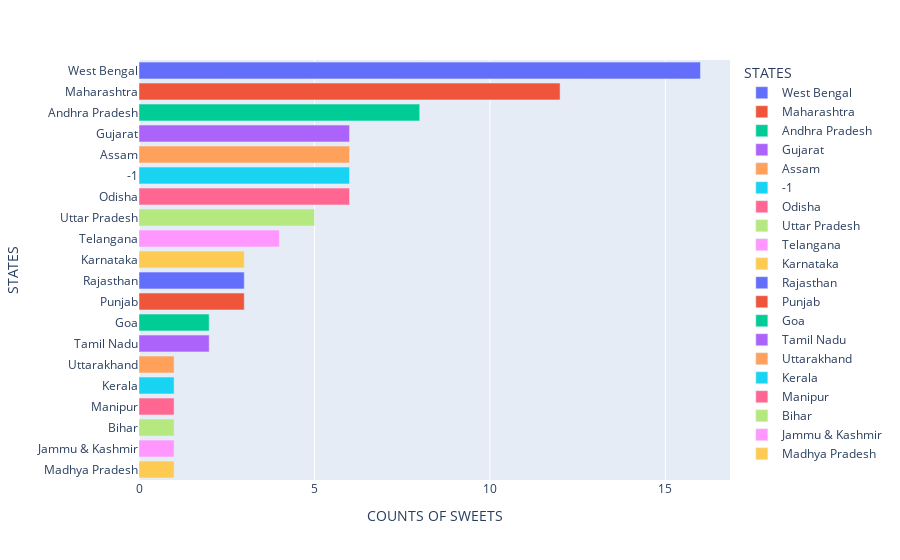

Source (notebook cell):
### Markdown cell above
Let's see which state is having the highest sweet lovers

### Code cell
state_region= x["state"].value_counts().reset_index()
state_region. columns=["State", 'Counts']

bar_plot = px.bar(state_region,y='State',x='Counts',
             orientation='h',color='State',
            labels={'State':'STATES','Counts':'COUNTS OF SWEETS'})
bar_plot.show()

### Figure 1 — Plotly figure (JSON) as saved in the notebook; plotly's stock layout.template omitted (floating-point values rounded to 4 significant figures)
{"data": [{"alignmentgroup": "True", "hovertemplate": "STATES=%{y}<br>COUNTS OF SWEETS=%{x}<extra></extra>", "legendgroup": "West Bengal", "marker": {"color": "#636efa"}, "name": "West Bengal", "offsetgroup": "West Bengal", "orientation": "h", "showlegend": true, "textposition": "auto", "type": "bar", "x": [16], "xaxis": "x", "y": ["West Bengal"], "yaxis": "y"}, {"alignmentgroup": "True", "hovertemplate": "STATES=%{y}<br>COUNTS OF SWEETS=%{x}<extra></extra>", "legendgroup": "Maharashtra", "marker": {"color": "#EF553B"}, "name": "Maharashtra", "offsetgroup": "Maharashtra", "orientation": "h", "showlegend": true, "textposition": "auto", "type": "bar", "x": [12], "xaxis": "x", "y": ["Maharashtra"], "yaxis": "y"}, {"alignmentgroup": "True", "hovertemplate": "STATES=%{y}<br>COUNTS OF SWEETS=%{x}<extra></extra>", "legendgroup": "Andhra Pradesh", "marker": {"color": "#00cc96"}, "name": "Andhra Pradesh", "offsetgroup": "Andhra Pradesh", "orientation": "h", "showlegend": true, "textposition": "auto", "type": "bar", "x": [8], "xaxis": "x", "y": ["Andhra Pradesh"], "yaxis": "y"}, {"alignmentgroup": "True", "hovertemplate": "STATES=%{y}<br>COUNTS OF SWEETS=%{x}<extra></extra>", "legendgroup": "Gujarat", "marker": {"color": "#ab63fa"}, "name": "Gujarat", "offsetgroup": "Gujarat", "orientation": "h", "showlegend": true, "textposition": "auto", "type": "bar", "x": [6], "xaxis": "x", "y": ["Gujarat"], "yaxis": "y"}, {"alignmentgroup": "True", "hovertemplate": "STATES=%{y}<br>COUNTS OF SWEETS=%{x}<extra></extra>", "legendgroup": "Assam", "marker": {"color": "#FFA15A"}, "name": "Assam", "offsetgroup": "Assam", "orientation": "h", "showlegend": true, "textposition": "auto", "type": "bar", "x": [6], "xaxis": "x", "y": ["Assam"], "yaxis": "y"}, {"alignmentgroup": "True", "hovertemplate": "STATES=%{y}<br>COUNTS OF SWEETS=%{x}<extra></extra>", "legendgroup": "-1", "marker": {"color": "#19d3f3"}, "name": "-1", "offsetgroup": "-1", "orientation": "h", "showlegend": true, "textposition": "auto", "type": "bar", "x": [6], "xaxis": "x", "y": ["-1"], "yaxis": "y"}, {"alignmentgroup": "True", "hovertemplate": "STATES=%{y}<br>COUNTS OF SWEETS=%{x}<extra></extra>", "legendgroup": "Odisha", "marker": {"color": "#FF6692"}, "name": "Odisha", "offsetgroup": "Odisha", "orientation": "h", "showlegend": true, "textposition": "auto", "type": "bar", "x": [6], "xaxis": "x", "y": ["Odisha"], "yaxis": "y"}, {"alignmentgroup": "True", "hovertemplate": "STATES=%{y}<br>COUNTS OF SWEETS=%{x}<extra></extra>", "legendgroup": "Uttar Pradesh", "marker": {"color": "#B6E880"}, "name": "Uttar Pradesh", "offsetgroup": "Uttar Pradesh", "orientation": "h", "showlegend": true, "textposition": "auto", "type": "bar", "x": [5], "xaxis": "x", "y": ["Uttar Pradesh"], "yaxis": "y"}, {"alignmentgroup": "True", "hovertemplate": "STATES=%{y}<br>COUNTS OF SWEETS=%{x}<extra></extra>", "legendgroup": "Telangana", "marker": {"color": "#FF97FF"}, "name": "Telangana", "offsetgroup": "Telangana", "orientation": "h", "showlegend": true, "textposition": "auto", "type": "bar", "x": [4], "xaxis": "x", "y": ["Telangana"], "yaxis": "y"}, {"alignmentgroup": "True", "hovertemplate": "STATES=%{y}<br>COUNTS OF SWEETS=%{x}<extra></extra>", "legendgroup": "Karnataka", "marker": {"color": "#FECB52"}, "name": "Karnataka", "offsetgroup": "Karnataka", "orientation": "h", "showlegend": true, "textposition": "auto", "type": "bar", "x": [3], "xaxis": "x", "y": ["Karnataka"], "yaxis": "y"}, {"alignmentgroup": "True", "hovertemplate": "STATES=%{y}<br>COUNTS OF SWEETS=%{x}<extra></extra>", "legendgroup": "Rajasthan", "marker": {"color": "#636efa"}, "name": "Rajasthan", "offsetgroup": "Rajasthan", "orientation": "h", "showlegend": true, "textposition": "auto", "type": "bar", "x": [3], "xaxis": "x", "y": ["Rajasthan"], "yaxis": "y"}, {"alignmentgroup": "True", "hovertemplate": "STATES=%{y}<br>COUNTS OF SWEETS=%{x}<extra></extra>", "legendgroup": "Punjab", "marker": {"color": "#EF553B"}, "name": "Punjab", "offsetgroup": "Punjab", "orientation": "h", "showlegend": true, "textposition": "auto", "type": "bar", "x": [3], "xaxis": "x", "y": ["Punjab"], "yaxis": "y"}, {"alignmentgroup": "True", "hovertemplate": "STATES=%{y}<br>COUNTS OF SWEETS=%{x}<extra></extra>", "legendgroup": "Goa", "marker": {"color": "#00cc96"}, "name": "Goa", "offsetgroup": "Goa", "orientation": "h", "showlegend": true, "textposition": "auto", "type": "bar", "x": [2], "xaxis": "x", "y": ["Goa"], "yaxis": "y"}, {"alignmentgroup": "True", "hovertemplate": "STATES=%{y}<br>COUNTS OF SWEETS=%{x}<extra></extra>", "legendgroup": "Tamil Nadu", "marker": {"color": "#ab63fa"}, "name": "Tamil Nadu", "offsetgroup": "Tamil Nadu", "orientation": "h", "showlegend": true, "textposition": "auto", "type": "bar", "x": [2], "xaxis": "x", "y": ["Tamil Nadu"], "yaxis": "y"}, {"alignmentgroup": "True", "hovertemplate": "STATES=%{y}<br>COUNTS OF SWEETS=%{x}<extra></extra>", "legendgroup": "Uttarakhand", "marker": {"color": "#FFA15A"}, "name": "Uttarakhand", "offsetgroup": "Uttarakhand", "orientation": "h", "showlegend": true, "textposition": "auto", "type": "bar", "x": [1], "xaxis": "x", "y": ["Uttarakhand"], "yaxis": "y"}, {"alignmentgroup": "True", "hovertemplate": "STATES=%{y}<br>COUNTS OF SWEETS=%{x}<extra></extra>", "legendgroup": "Kerala", "marker": {"color": "#19d3f3"}, "name": "Kerala", "offsetgroup": "Kerala", "orientation": "h", "showlegend": true, "textposition": "auto", "type": "bar", "x": [1], "xaxis": "x", "y": ["Kerala"], "yaxis": "y"}, {"alignmentgroup": "True", "hovertemplate": "STATES=%{y}<br>COUNTS OF SWEETS=%{x}<extra></extra>", "legendgroup": "Manipur", "marker": {"color": "#FF6692"}, "name": "Manipur", "offsetgroup": "Manipur", "orientation": "h", "showlegend": true, "textposition": "auto", "type": "bar", "x": [1], "xaxis": "x", "y": ["Manipur"], "yaxis": "y"}, {"alignmentgroup": "True", "hovertemplate": "STATES=%{y}<br>COUNTS OF SWEETS=%{x}<extra></extra>", "legendgroup": "Bihar", "marker": {"color": "#B6E880"}, "name": "Bihar", "offsetgroup": "Bihar", "orientation": "h", "showlegend": true, "textposition": "auto", "type": "bar", "x": [1], "xaxis": "x", "y": ["Bihar"], "yaxis": "y"}, {"alignmentgroup": "True", "hovertemplate": "STATES=%{y}<br>COUNTS OF SWEETS=%{x}<extra></extra>", "legendgroup": "Jammu & Kashmir", "marker": {"color": "#FF97FF"}, "name": "Jammu & Kashmir", "offsetgroup": "Jammu & Kashmir", "orientation": "h", "showlegend": true, "textposition": "auto", "type": "bar", "x": [1], "xaxis": "x", "y": ["Jammu & Kashmir"], "yaxis": "y"}, {"alignmentgroup": "True", "hovertemplate": "STATES=%{y}<br>COUNTS OF SWEETS=%{x}<extra></extra>", "legendgroup": "Madhya Pradesh", "marker": {"color": "#FECB52"}, "name": "Madhya Pradesh", "offsetgroup": "Madhya Pradesh", "orientation": "h", "showlegend": true, "textposition": "auto", "type": "bar", "x": [1], "xaxis": "x", "y": ["Madhya Pradesh"], "yaxis": "y"}], "layout": {"barmode": "relative", "legend": {"title": {"text": "STATES"}, "tracegroupgap": 0}, "margin": {"t": 60}, "xaxis": {"anchor": "y", "domain": [0, 1], "title": {"text": "COUNTS OF SWEETS"}}, "yaxis": {"anchor": "x", "categoryarray": ["Madhya Pradesh", "Jammu & Kashmir", "Bihar", "Manipur", "Kerala", "Uttarakhand", "Tamil Nadu", "Goa", "Punjab", "Rajasthan", "Karnataka", "Telangana", "Uttar Pradesh", "Odisha", "-1", "Assam", "Gujarat", "Andhra Pradesh", "Maharashtra", "West Bengal"], "categoryorder": "array", "domain": [0, 1], "title": {"text": "STATES"}}}}
